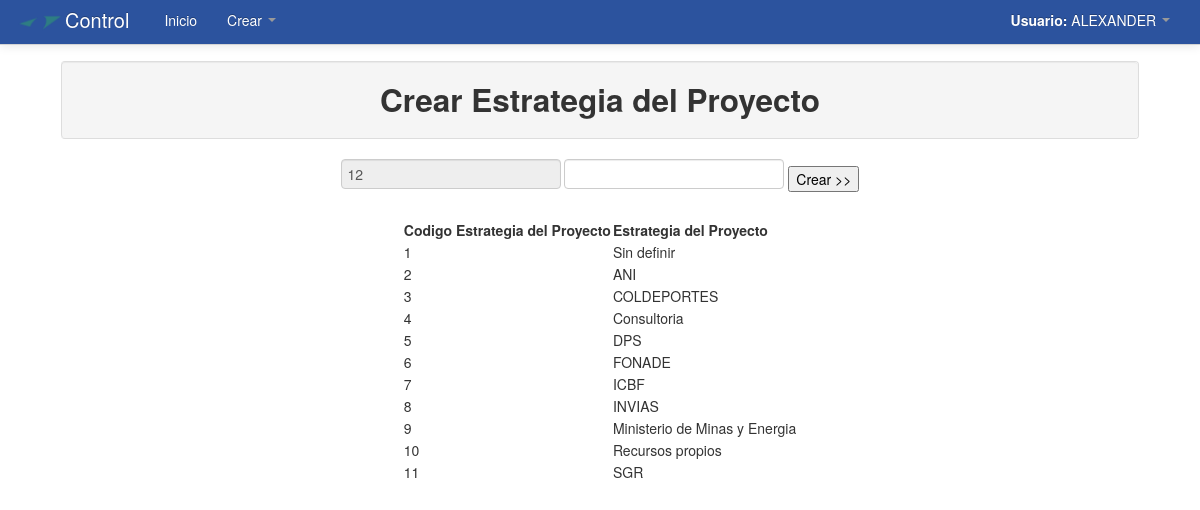
The page /Modulos/Crear/estrategiadelproyecto.php (signed in) on the database its author committed.
### tables this page shows
CREATE TABLE `estrategiadelproyecto` (
  `cod_estrategiadelproyecto` int(11) NOT NULL AUTO_INCREMENT,
  `estrategiadelproyecto` varchar(50) NOT NULL,
  PRIMARY KEY (`cod_estrategiadelproyecto`)
);

### Modulos/Crear/estrategiadelproyecto.php (the view, shortened to what this page needs)
<!DOCTYPE html>
<html lang="es">
  <head>
    <link href="../../css/bootstrap.css" rel="stylesheet">
    <link href="../../css/bootstrap-responsive.css" rel="stylesheet">
  </head>
  <body>
    <?php include_once "../../menu/m_crear.php"; ?>
	<div align="center">
    	<table width="90%">
          <tr>
            <td>
            	<table class="table table-bordered">
                  <tr class="well">
                    <td>
                    	<h2 align="center">Crear Estrategia del Proyecto</h2>
                    </td>
                  </tr>
                </table>
                <div align="center">
		    <form method="POST" action="estrategiadelproyecto2.php">
			<?php
				$consultaCod_estrategiadelproyecto=mysql_query("SELECT MAX(cod_estrategiadelproyecto) AS ultimoEstrategiadelproyecto FROM estrategiadelproyecto");
					while($filaestrategiadelproyecto=mysql_fetch_array($consultaCod_estrategiadelproyecto)){
						$nuevoCod_estrategiadelproyecto=$filaestrategiadelproyecto['ultimoEstrategiadelproyecto']+1;
						echo '<input type="text" name="cod_estrategiadelproyecto" readonly value="'.$nuevoCod_estrategiadelproyecto.'">';
					}
			?>
			<input type="text" name="estrategiadelproyecto">
			<input type="submit" value="Crear >>">
		    </form>
			<table>
			<td><strong>Codigo Estrategia del Proyecto </strong></td>
			<td><strong>Estrategia del Proyecto </strong></td>
			<?php
				$consultaestrategiadelproyecto=mysql_query("SELECT * FROM estrategiadelproyecto");
					while($filaestrategiadelproyecto=mysql_fetch_array($consultaestrategiadelproyecto)){
					echo "<tr>";
						echo '<td>'.$filaestrategiadelproyecto['cod_estrategiadelproyecto'].'</td>';
						echo '<td>'.$filaestrategiadelproyecto['estrategiadelproyecto'].'</td>';
					echo "</tr>";
					}
			echo "</table>";
			?>
		</table>
    </div>
  </body>
</html>

### Modulos/Crear/estrategiadelproyecto.php (style rules this page uses)
body { padding-top: 60px; padding-bottom: 40px; }

### rows shown on the page
estrategiadelproyecto: cod_estrategiadelproyecto "1", estrategiadelproyecto "Sin definir"
estrategiadelproyecto: cod_estrategiadelproyecto "2", estrategiadelproyecto "ANI"
estrategiadelproyecto: cod_estrategiadelproyecto "3", estrategiadelproyecto "COLDEPORTES"
estrategiadelproyecto: cod_estrategiadelproyecto "4", estrategiadelproyecto "Consultoria"
estrategiadelproyecto: cod_estrategiadelproyecto "5", estrategiadelproyecto "DPS"
estrategiadelproyecto: cod_estrategiadelproyecto "6", estrategiadelproyecto "FONADE"
estrategiadelproyecto: cod_estrategiadelproyecto "7", estrategiadelproyecto "ICBF"
estrategiadelproyecto: cod_estrategiadelproyecto "8", estrategiadelproyecto "INVIAS"
estrategiadelproyecto: cod_estrategiadelproyecto "9", estrategiadelproyecto "Ministerio de Minas y Energia"
estrategiadelproyecto: cod_estrategiadelproyecto "10", estrategiadelproyecto "Recursos propios"
estrategiadelproyecto: cod_estrategiadelproyecto "11", estrategiadelproyecto "SGR"

### other values the page prints
$_SESSION['user_name'] "ALEXANDER"
